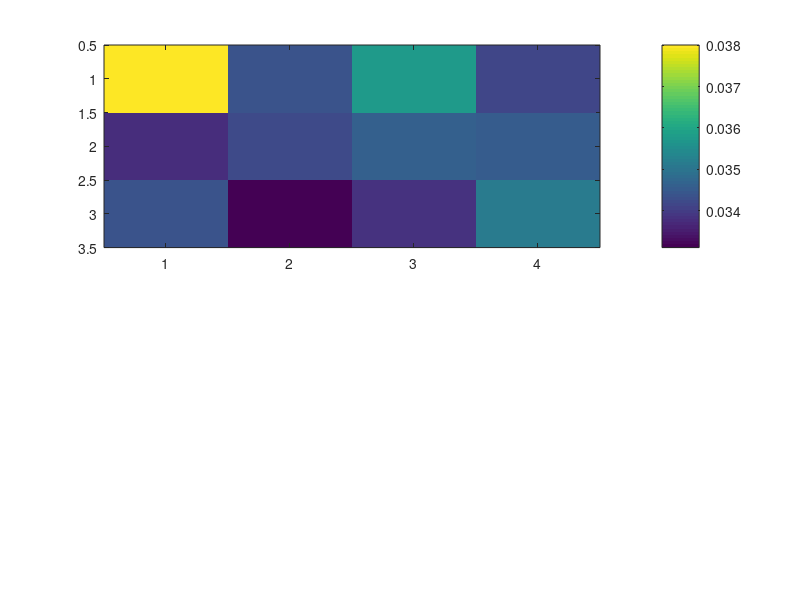

Recreate this plot in MATLAB. (Note: this script raises an error after producing the figure.)
%% Load output produced from script optimal_multivariate_gamma_save_output
load('optimal_multivariate_gamma.mat') 

%% Plot: Observe Y

% 1A. Askey
figure
subplot(2,1,1)
imagesc(RMSE_X_YnoX_MVA); colorbar
hold on;
for xx = 1:length(gamma_xx_a)
  for yy = 1:length(gamma_yy)
      val = num2str(round(RMSE_X_YnoX_MVA(yy,xx),4));
      text(xx,yy,val)
  end
end
hold off;
title('Observe Y: Askey $\gamma$, RMSE X', 'Interpreter', 'latex')
set(gca, 'FontSize', 18, 'XTick', 1:length(gamma_xx_a), 'XTickLabel', gamma_xx_a,... 
                         'YTick', 1:length(gamma_yy), 'YTickLabel', gamma_yy)
xlabel('$\gamma_{XX}$', 'Interpreter', 'latex')
ylabel('$\gamma_{YY}$', 'Interpreter', 'latex')

subplot(2,1,2)
imagesc(RMSE_Y_YnoX_MVA); colorbar
hold on;
for xx = 1:length(gamma_xx_a)
  for yy = 1:length(gamma_yy)
      val = num2str(round(RMSE_Y_YnoX_MVA(yy,xx),4));
      text(xx,yy,val)
  end
end
hold off;
title('RMSE Y', 'Interpreter', 'latex')
set(gca, 'FontSize', 18, 'XTick', 1:length(gamma_xx_a), 'XTickLabel', gamma_xx_a,... 
                         'YTick', 1:length(gamma_yy), 'YTickLabel', gamma_yy)
xlabel('$\gamma_{XX}$', 'Interpreter', 'latex')
ylabel('$\gamma_{YY}$', 'Interpreter', 'latex')
set(gcf, 'Position',  [100, 100, 800, 800])

saveas(gcf, 'Plots/optimal_gamma_askey_YnoX.png')

% 1B. Wendland
figure
subplot(2,1,1)
imagesc(RMSE_X_YnoX_MVW); colorbar
hold on;
for xx = 1:length(gamma_xx_w)
  for yy = 1:length(gamma_yy)
      val = num2str(round(RMSE_X_YnoX_MVW(yy,xx),4));
      text(xx,yy,val)
  end
end
hold off;
title('Observe Y: Wendland $\gamma$, RMSE X', 'Interpreter', 'latex')
set(gca, 'FontSize', 18, 'XTick', 1:length(gamma_xx_w), 'XTickLabel', gamma_xx_w,... 
                         'YTick', 1:length(gamma_yy), 'YTickLabel', gamma_yy)
xlabel('$\gamma_{XX}$', 'Interpreter', 'latex')
ylabel('$\gamma_{YY}$', 'Interpreter', 'latex')

subplot(2,1,2)
imagesc(RMSE_Y_YnoX_MVW); colorbar
hold on;
for xx = 1:length(gamma_xx_w)
  for yy = 1:length(gamma_yy)
      val = num2str(round(RMSE_Y_YnoX_MVW(yy,xx),4));
      text(xx,yy,val)
  end
end
hold off;
title('RMSE Y', 'Interpreter', 'latex')
set(gca, 'FontSize', 18, 'XTick', 1:length(gamma_xx_w), 'XTickLabel', gamma_xx_w,... 
                         'YTick', 1:length(gamma_yy), 'YTickLabel', gamma_yy)
xlabel('$\gamma_{XX}$', 'Interpreter', 'latex')
ylabel('$\gamma_{YY}$', 'Interpreter', 'latex')
set(gcf, 'Position',  [100, 100, 1200, 800])

saveas(gcf, 'Plots/optimal_gamma_wendland_YnoX.png')


%% Plot: Observe X

% 2A. Askey
figure
subplot(2,1,1)
imagesc(RMSE_X_XnoY_MVA); colorbar
hold on;
for xx = 1:length(gamma_xx_a)
  for yy = 1:length(gamma_yy)
      val = num2str(round(RMSE_X_XnoY_MVA(yy,xx),4));
      text(xx,yy,val)
  end
end
hold off;
title('Observe X: Askey $\gamma$, RMSE X', 'Interpreter', 'latex')
set(gca, 'FontSize', 18, 'XTick', 1:length(gamma_xx_a), 'XTickLabel', gamma_xx_a,... 
                         'YTick', 1:length(gamma_yy), 'YTickLabel', gamma_yy)
xlabel('$\gamma_{XX}$', 'Interpreter', 'latex')
ylabel('$\gamma_{YY}$', 'Interpreter', 'latex')

subplot(2,1,2)
imagesc(RMSE_Y_XnoY_MVA); colorbar
hold on;
for xx = 1:length(gamma_xx_a)
  for yy = 1:length(gamma_yy)
      val = num2str(round(RMSE_Y_XnoY_MVA(yy,xx),4));
      text(xx,yy,val)
  end
end
hold off;
title('RMSE Y', 'Interpreter', 'latex')
set(gca, 'FontSize', 18, 'XTick', 1:length(gamma_xx_a), 'XTickLabel', gamma_xx_a,... 
                         'YTick', 1:length(gamma_yy), 'YTickLabel', gamma_yy)
xlabel('$\gamma_{XX}$', 'Interpreter', 'latex')
ylabel('$\gamma_{YY}$', 'Interpreter', 'latex')
set(gcf, 'Position',  [100, 100, 800, 800])

saveas(gcf, 'Plots/optimal_gamma_askey_XnoY.png')

% 2B. Wendland
figure
subplot(2,1,1)
imagesc(RMSE_X_XnoY_MVW); colorbar
hold on;
for xx = 1:length(gamma_xx_w)
  for yy = 1:length(gamma_yy)
      val = num2str(round(RMSE_X_XnoY_MVW(yy,xx),4));
      text(xx,yy,val)
  end
end
hold off;
title('Observe X: Wendland $\gamma$, RMSE X', 'Interpreter', 'latex')
set(gca, 'FontSize', 18, 'XTick', 1:length(gamma_xx_w), 'XTickLabel', gamma_xx_w,... 
                         'YTick', 1:length(gamma_yy), 'YTickLabel', gamma_yy)
xlabel('$\gamma_{XX}$', 'Interpreter', 'latex')
ylabel('$\gamma_{YY}$', 'Interpreter', 'latex')

subplot(2,1,2)
imagesc(RMSE_Y_XnoY_MVW); colorbar
hold on;
for xx = 1:length(gamma_xx_w)
  for yy = 1:length(gamma_yy)
      val = num2str(round(RMSE_Y_XnoY_MVW(yy,xx),4));
      text(xx,yy,val)
  end
end
hold off;
title('RMSE Y', 'Interpreter', 'latex')
set(gca, 'FontSize', 18, 'XTick', 1:length(gamma_xx_w), 'XTickLabel', gamma_xx_w,... 
                         'YTick', 1:length(gamma_yy), 'YTickLabel', gamma_yy)
xlabel('$\gamma_{XX}$', 'Interpreter', 'latex')
ylabel('$\gamma_{YY}$', 'Interpreter', 'latex')
set(gcf, 'Position',  [100, 100, 1200, 800])

saveas(gcf, 'Plots/optimal_gamma_wendland_XnoY.png')

loc_params = struct('rYY', 20, 'rXX', 40, 'rXY', 20, 'gammaYY', 2, 'gammaXX', 0); 
gammaXY = askey_wendland_gamma_cross(loc_params); 
fprintf('gammaXY is %g\n',gammaXY)

%% Plot: Observe X and Y

% 3A. Askey
figure
subplot(2,1,1)
imagesc(RMSE_X_BothXY_MVA); colorbar
hold on;
for xx = 1:length(gamma_xx_a)
  for yy = 1:length(gamma_yy)
      val = num2str(round(RMSE_X_BothXY_MVA(yy,xx),4));
      text(xx,yy,val)
  end
end
hold off;
title('Observe X and Y: Askey $\gamma$, RMSE X', 'Interpreter', 'latex')
set(gca, 'FontSize', 18, 'XTick', 1:length(gamma_xx_a), 'XTickLabel', gamma_xx_a,... 
                         'YTick', 1:length(gamma_yy), 'YTickLabel', gamma_yy)
xlabel('$\gamma_{XX}$', 'Interpreter', 'latex')
ylabel('$\gamma_{YY}$', 'Interpreter', 'latex')

subplot(2,1,2)
imagesc(RMSE_Y_BothXY_MVA); colorbar
hold on;
for xx = 1:length(gamma_xx_a)
  for yy = 1:length(gamma_yy)
      val = num2str(round(RMSE_Y_BothXY_MVA(yy,xx),4));
      text(xx,yy,val)
  end
end
hold off;
title('RMSE Y', 'Interpreter', 'latex')
set(gca, 'FontSize', 18, 'XTick', 1:length(gamma_xx_a), 'XTickLabel', gamma_xx_a,... 
                         'YTick', 1:length(gamma_yy), 'YTickLabel', gamma_yy)
xlabel('$\gamma_{XX}$', 'Interpreter', 'latex')
ylabel('$\gamma_{YY}$', 'Interpreter', 'latex')
set(gcf, 'Position',  [100, 100, 800, 800])

saveas(gcf, 'Plots/optimal_gamma_askey_BothXY.png')

% 3B. Wendland
figure
subplot(2,1,1)
imagesc(RMSE_X_BothXY_MVW); colorbar
hold on;
for xx = 1:length(gamma_xx_w)
  for yy = 1:length(gamma_yy)
      val = num2str(round(RMSE_X_BothXY_MVW(yy,xx),4));
      text(xx,yy,val)
  end
end
hold off;
title('Observe X and Y: Wendland $\gamma$, RMSE X', 'Interpreter', 'latex')
set(gca, 'FontSize', 18, 'XTick', 1:length(gamma_xx_w), 'XTickLabel', gamma_xx_w,... 
                         'YTick', 1:length(gamma_yy), 'YTickLabel', gamma_yy)
xlabel('$\gamma_{XX}$', 'Interpreter', 'latex')
ylabel('$\gamma_{YY}$', 'Interpreter', 'latex')

subplot(2,1,2)
imagesc(RMSE_Y_BothXY_MVW); colorbar
hold on;
for xx = 1:length(gamma_xx_w)
  for yy = 1:length(gamma_yy)
      val = num2str(round(RMSE_Y_BothXY_MVW(yy,xx),4));
      text(xx,yy,val)
  end
end
hold off;
title('RMSE Y', 'Interpreter', 'latex')
set(gca, 'FontSize', 18, 'XTick', 1:length(gamma_xx_w), 'XTickLabel', gamma_xx_w,... 
                         'YTick', 1:length(gamma_yy), 'YTickLabel', gamma_yy)
xlabel('$\gamma_{XX}$', 'Interpreter', 'latex')
ylabel('$\gamma_{YY}$', 'Interpreter', 'latex')
set(gcf, 'Position',  [100, 100, 1200, 800])

saveas(gcf, 'Plots/optimal_gamma_wendland_BothXY.png')

loc_params = struct('rYY', 15, 'rXX', 40, 'rXY', 15, 'gammaYY', 2, 'gammaXX', 0); 
gammaXY = askey_wendland_gamma_cross(loc_params); 
fprintf('gammaXY is %g\n',gammaXY)

